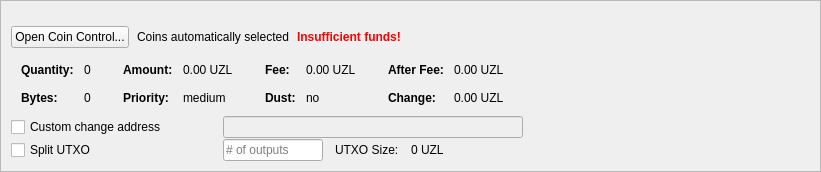
         <widget class="QFrame" name="frameCoinControl">
          <property name="sizePolicy">
           <sizepolicy hsizetype="Expanding" vsizetype="Expanding">
            <horstretch>0</horstretch>
            <verstretch>0</verstretch>
           </sizepolicy>
          </property>
          <property name="maximumSize">
           <size>
            <width>16777215</width>
            <height>16777215</height>
           </size>
          </property>
          <property name="frameShape">
           <enum>QFrame::StyledPanel</enum>
          </property>
          <property name="frameShadow">
           <enum>QFrame::Sunken</enum>
          </property>
          <layout class="QVBoxLayout" name="verticalLayoutCoinControl2">
           <property name="spacing">
            <number>0</number>
           </property>
           <property name="leftMargin">
            <number>0</number>
           </property>
           <property name="topMargin">
            <number>0</number>
           </property>
           <property name="rightMargin">
            <number>0</number>
           </property>
           <property name="bottomMargin">
            <number>0</number>
           </property>
           <item>
            <widget class="QFrame" name="frameCoinControl_BG">
             <layout class="QVBoxLayout" name="verticalLayoutCoinControl" stretch="0,0,0,0,0,0">
              <property name="spacing">
               <number>1</number>
              </property>
              <property name="leftMargin">
               <number>10</number>
              </property>
              <property name="topMargin">
               <number>10</number>
              </property>
              <item>
               <layout class="QHBoxLayout" name="horizontalLayoutCoinControl1">
                <property name="bottomMargin">
                 <number>15</number>
                </property>
                <item>
                 <layout class="QVBoxLayout" name="verticalLayout_3">
                  <property name="spacing">
                   <number>6</number>
                  </property>
                 </layout>
                </item>
               </layout>
              </item>
              <item>
               <layout class="QHBoxLayout" name="horizontalLayoutCoinControl2" stretch="0,0,0,0">
                <property name="spacing">
                 <number>8</number>
                </property>
                <property name="bottomMargin">
                 <number>10</number>
                </property>
                <item>
                 <widget class="QPushButton" name="pushButtonCoinControl">
                  <property name="sizePolicy">
                   <sizepolicy hsizetype="Minimum" vsizetype="Fixed">
                    <horstretch>0</horstretch>
                    <verstretch>0</verstretch>
                   </sizepolicy>
                  </property>
                  <property name="styleSheet">
                   <string notr="true"/>
                  </property>
                  <property name="text">
                   <string>Open Coin Control...</string>
                  </property>
                  <property name="autoDefault">
                   <bool>false</bool>
                  </property>
                 </widget>
                </item>
                <item>
                 <widget class="QLabel" name="labelCoinControlAutomaticallySelected">
                  <property name="text">
                   <string>Coins automatically selected</string>
                  </property>
                  <property name="margin">
                   <number>5</number>
                  </property>
                 </widget>
                </item>
                <item>
                 <widget class="QLabel" name="labelCoinControlInsuffFunds">
                  <property name="font">
                   <font>
                    <weight>75</weight>
                    <bold>true</bold>
                   </font>
                  </property>
                  <property name="styleSheet">
                   <string notr="true">color:red;font-weight:bold;</string>
                  </property>
                  <property name="text">
                   <string>Insufficient funds!</string>
                  </property>
                  <property name="margin">
                   <number>5</number>
                  </property>
                 </widget>
                </item>
                <item>
                 <spacer name="horizontalSpacerCoinControl">
                  <property name="orientation">
                   <enum>Qt::Horizontal</enum>
                  </property>
                  <property name="sizeHint" stdset="0">
                   <size>
                    <width>40</width>
                    <height>1</height>
                   </size>
                  </property>
                 </spacer>
                </item>
               </layout>
              </item>
              <item>
               <widget class="QWidget" name="widgetCoinControl" native="true">
                <property name="sizePolicy">
                 <sizepolicy hsizetype="Preferred" vsizetype="Preferred">
                  <horstretch>0</horstretch>
                  <verstretch>0</verstretch>
                 </sizepolicy>
                </property>
                <property name="minimumSize">
                 <size>
                  <width>0</width>
                  <height>0</height>
                 </size>
                </property>
                <property name="styleSheet">
                 <string notr="true"/>
                </property>
                <layout class="QHBoxLayout" name="horizontalLayoutCoinControl5">
                 <property name="leftMargin">
                  <number>0</number>
                 </property>
                 <property name="topMargin">
                  <number>0</number>
                 </property>
                 <property name="rightMargin">
                  <number>0</number>
                 </property>
                 <property name="bottomMargin">
                  <number>0</number>
                 </property>
                 <item>
                  <layout class="QHBoxLayout" name="horizontalLayoutCoinControl3" stretch="0,0,0,1">
                   <property name="spacing">
                    <number>20</number>
                   </property>
                   <property name="topMargin">
                    <number>0</number>
                   </property>
                   <property name="bottomMargin">
                    <number>10</number>
                   </property>
                   <item>
                    <layout class="QFormLayout" name="formLayoutCoinControl1">
                     <property name="horizontalSpacing">
                      <number>10</number>
                     </property>
                     <property name="verticalSpacing">
                      <number>14</number>
                     </property>
                     <property name="leftMargin">
                      <number>10</number>
                     </property>
                     <property name="topMargin">
                      <number>4</number>
                     </property>
                     <property name="rightMargin">
                      <number>6</number>
                     </property>
                     <item row="0" column="0">
                      <widget class="QLabel" name="labelCoinControlQuantityText">
                       <property name="font">
                        <font>
                         <weight>75</weight>
                         <bold>true</bold>
                        </font>
                       </property>
                       <property name="text">
                        <string>Quantity:</string>
                       </property>
                       <property name="margin">
                        <number>0</number>
                       </property>
                      </widget>
                     </item>
                     <item row="0" column="1">
                      <widget class="QLabel" name="labelCoinControlQuantity">
                       <property name="cursor">
                        <cursorShape>IBeamCursor</cursorShape>
                       </property>
                       <property name="contextMenuPolicy">
                        <enum>Qt::ActionsContextMenu</enum>
                       </property>
                       <property name="text">
                        <string notr="true">0</string>
                       </property>
                       <property name="margin">
                        <number>0</number>
                       </property>
                       <property name="textInteractionFlags">
                        <set>Qt::LinksAccessibleByMouse|Qt::TextSelectableByKeyboard|Qt::TextSelectableByMouse</set>
                       </property>
                      </widget>
                     </item>
                     <item row="1" column="0">
                      <widget class="QLabel" name="labelCoinControlBytesText">
                       <property name="font">
                        <font>
                         <weight>75</weight>
                         <bold>true</bold>
                        </font>
                       </property>
                       <property name="text">
                        <string>Bytes:</string>
                       </property>
                      </widget>
                     </item>
                     <item row="1" column="1">
                      <widget class="QLabel" name="labelCoinControlBytes">
                       <property name="cursor">
                        <cursorShape>IBeamCursor</cursorShape>
                       </property>
                       <property name="contextMenuPolicy">
                        <enum>Qt::ActionsContextMenu</enum>
                       </property>
                       <property name="text">
                        <string notr="true">0</string>
                       </property>
                       <property name="textInteractionFlags">
                        <set>Qt::LinksAccessibleByMouse|Qt::TextSelectableByKeyboard|Qt::TextSelectableByMouse</set>
                       </property>
                      </widget>
                     </item>
                    </layout>
                   </item>
                   <item>
                    <layout class="QFormLayout" name="formLayoutCoinControl2">
                     <property name="horizontalSpacing">
                      <number>10</number>
                     </property>
                     <property name="verticalSpacing">
                      <number>14</number>
                     </property>
                     <property name="leftMargin">
                      <number>6</number>
                     </property>
                     <property name="topMargin">
                      <number>4</number>
                     </property>
                     <property name="rightMargin">
                      <number>6</number>
                     </property>
                     <item row="0" column="0">
                      <widget class="QLabel" name="labelCoinControlAmountText">
                       <property name="font">
                        <font>
                         <weight>75</weight>
                         <bold>true</bold>
                        </font>
                       </property>
                       <property name="text">
                        <string>Amount:</string>
                       </property>
                       <property name="margin">
                        <number>0</number>
                       </property>
                      </widget>
                     </item>
                     <item row="0" column="1">
                      <widget class="QLabel" name="labelCoinControlAmount">
                       <property name="cursor">
                        <cursorShape>IBeamCursor</cursorShape>
                       </property>
                       <property name="contextMenuPolicy">
                        <enum>Qt::ActionsContextMenu</enum>
                       </property>
                       <property name="text">
                        <string notr="true">0.00 UZL</string>
                       </property>
                       <property name="textInteractionFlags">
                        <set>Qt::LinksAccessibleByMouse|Qt::TextSelectableByKeyboard|Qt::TextSelectableByMouse</set>
                       </property>
                      </widget>
                     </item>
                     <item row="1" column="0">
                      <widget class="QLabel" name="labelCoinControlPriorityText">
                       <property name="font">
                        <font>
                         <weight>75</weight>
                         <bold>true</bold>
                        </font>
                       </property>
                       <property name="text">
                        <string>Priority:</string>
                       </property>
                      </widget>
                     </item>
                     <item row="1" column="1">
                      <widget class="QLabel" name="labelCoinControlPriority">
                       <property name="cursor">
                        <cursorShape>IBeamCursor</cursorShape>
                       </property>
                       <property name="contextMenuPolicy">
                        <enum>Qt::ActionsContextMenu</enum>
                       </property>
                       <property name="text">
                        <string>medium</string>
                       </property>
                       <property name="textInteractionFlags">
                        <set>Qt::LinksAccessibleByMouse|Qt::TextSelectableByKeyboard|Qt::TextSelectableByMouse</set>
                       </property>
                      </widget>
                     </item>
                    </layout>
                   </item>
                   <item>
                    <layout class="QFormLayout" name="formLayoutCoinControl3">
                     <property name="horizontalSpacing">
                      <number>10</number>
                     </property>
                     <property name="verticalSpacing">
                      <number>14</number>
                     </property>
                     <property name="leftMargin">
                      <number>6</number>
                     </property>
                     <property name="topMargin">
                      <number>4</number>
                     </property>
                     <property name="rightMargin">
                      <number>6</number>
                     </property>
                     <item row="0" column="0">
                      <widget class="QLabel" name="labelCoinControlFeeText">
                       <property name="font">
                        <font>
                         <weight>75</weight>
                         <bold>true</bold>
                        </font>
                       </property>
                       <property name="text">
                        <string>Fee:</string>
                       </property>
                       <property name="margin">
                        <number>0</number>
                       </property>
                      </widget>
                     </item>
                     <item row="0" column="1">
                      <widget class="QLabel" name="labelCoinControlFee">
                       <property name="cursor">
                        <cursorShape>IBeamCursor</cursorShape>
                       </property>
                       <property name="contextMenuPolicy">
                        <enum>Qt::ActionsContextMenu</enum>
                       </property>
                       <property name="text">
                        <string notr="true">0.00 UZL</string>
                       </property>
                       <property name="textInteractionFlags">
                        <set>Qt::LinksAccessibleByMouse|Qt::TextSelectableByKeyboard|Qt::TextSelectableByMouse</set>
                       </property>
                      </widget>
                     </item>
                     <item row="1" column="0">
                      <widget class="QLabel" name="labelCoinControlLowOutputText">
                       <property name="font">
                        <font>
                         <weight>75</weight>
                         <bold>true</bold>
                        </font>
                       </property>
                       <property name="text">
                        <string>Dust:</string>
                       </property>
                      </widget>
                     </item>
                     <item row="1" column="1">
                      <widget class="QLabel" name="labelCoinControlLowOutput">
                       <property name="cursor">
                        <cursorShape>IBeamCursor</cursorShape>
                       </property>
                       <property name="contextMenuPolicy">
                        <enum>Qt::ActionsContextMenu</enum>
                       </property>
                       <property name="text">
                        <string>no</string>
                       </property>
                       <property name="textInteractionFlags">
                        <set>Qt::LinksAccessibleByMouse|Qt::TextSelectableByKeyboard|Qt::TextSelectableByMouse</set>
                       </property>
                      </widget>
                     </item>
                    </layout>
                   </item>
                   <item>
                    <layout class="QFormLayout" name="formLayoutCoinControl4">
                     <property name="horizontalSpacing">
                      <number>10</number>
                     </property>
                     <property name="verticalSpacing">
                      <number>14</number>
                     </property>
                     <property name="leftMargin">
                      <number>6</number>
                     </property>
                     <property name="topMargin">
                      <number>4</number>
                     </property>
                     <property name="rightMargin">
                      <number>6</number>
                     </property>
                     <item row="0" column="0">
                      <widget class="QLabel" name="labelCoinControlAfterFeeText">
                       <property name="font">
                        <font>
                         <weight>75</weight>
                         <bold>true</bold>
                        </font>
                       </property>
                       <property name="text">
                        <string>After Fee:</string>
                       </property>
                       <property name="margin">
                        <number>0</number>
                       </property>
                      </widget>
                     </item>
                     <item row="0" column="1">
                      <widget class="QLabel" name="labelCoinControlAfterFee">
                       <property name="cursor">
                        <cursorShape>IBeamCursor</cursorShape>
                       </property>
                       <property name="contextMenuPolicy">
                        <enum>Qt::ActionsContextMenu</enum>
                       </property>
                       <property name="text">
                        <string notr="true">0.00 UZL</string>
                       </property>
                       <property name="textInteractionFlags">
                        <set>Qt::LinksAccessibleByMouse|Qt::TextSelectableByKeyboard|Qt::TextSelectableByMouse</set>
                       </property>
                      </widget>
                     </item>
                     <item row="1" column="0">
                      <widget class="QLabel" name="labelCoinControlChangeText">
                       <property name="font">
                        <font>
                         <weight>75</weight>
                         <bold>true</bold>
                        </font>
                       </property>
                       <property name="text">
                        <string>Change:</string>
                       </property>
                      </widget>
                     </item>
                     <item row="1" column="1">
                      <widget class="QLabel" name="labelCoinControlChange">
                       <property name="cursor">
                        <cursorShape>IBeamCursor</cursorShape>
                       </property>
                       <property name="contextMenuPolicy">
                        <enum>Qt::ActionsContextMenu</enum>
                       </property>
                       <property name="text">
                        <string notr="true">0.00 UZL</string>
                       </property>
                       <property name="textInteractionFlags">
                        <set>Qt::LinksAccessibleByMouse|Qt::TextSelectableByKeyboard|Qt::TextSelectableByMouse</set>
                       </property>
                      </widget>
                     </item>
                    </layout>
                   </item>
                  </layout>
                 </item>
                </layout>
               </widget>
              </item>
              <item>
               <layout class="QHBoxLayout" name="horizontalLayoutCoinControl4">
                <property name="spacing">
                 <number>12</number>
                </property>
                <property name="sizeConstraint">
                 <enum>QLayout::SetDefaultConstraint</enum>
                </property>
                <property name="topMargin">
                 <number>0</number>
                </property>
                <property name="rightMargin">
                 <number>0</number>
                </property>
                <item>
                 <widget class="QCheckBox" name="checkBoxCoinControlChange">
                  <property name="sizePolicy">
                   <sizepolicy hsizetype="Preferred" vsizetype="Preferred">
                    <horstretch>0</horstretch>
                    <verstretch>0</verstretch>
                   </sizepolicy>
                  </property>
                  <property name="minimumSize">
                   <size>
                    <width>200</width>
                    <height>0</height>
                   </size>
                  </property>
                  <property name="maximumSize">
                   <size>
                    <width>200</width>
                    <height>16777215</height>
                   </size>
                  </property>
                  <property name="toolTip">
                   <string>If this is activated, but the change address is empty or invalid, change will be sent to a newly generated address.</string>
                  </property>
                  <property name="text">
                   <string>Custom change address</string>
                  </property>
                 </widget>
                </item>
                <item>
                 <widget class="QValidatedLineEdit" name="lineEditCoinControlChange">
                  <property name="enabled">
                   <bool>false</bool>
                  </property>
                  <property name="sizePolicy">
                   <sizepolicy hsizetype="Preferred" vsizetype="Preferred">
                    <horstretch>0</horstretch>
                    <verstretch>0</verstretch>
                   </sizepolicy>
                  </property>
                  <property name="minimumSize">
                   <size>
                    <width>300</width>
                    <height>0</height>
                   </size>
                  </property>
                 </widget>
                </item>
                <item>
                 <widget class="QLabel" name="labelCoinControlChangeLabel">
                  <property name="sizePolicy">
                   <sizepolicy hsizetype="Preferred" vsizetype="Preferred">
                    <horstretch>0</horstretch>
                    <verstretch>0</verstretch>
                   </sizepolicy>
                  </property>
                  <property name="minimumSize">
                   <size>
                    <width>100</width>
                    <height>0</height>
                   </size>
                  </property>
                  <property name="text">
                   <string/>
                  </property>
                  <property name="margin">
                   <number>3</number>
                  </property>
                 </widget>
                </item>
               </layout>
              </item>
              <item>
               <layout class="QHBoxLayout" name="horizontalLayoutCoinControl6">
                <property name="spacing">
                 <number>12</number>
                </property>
                <property name="rightMargin">
                 <number>0</number>
                </property>
                <item>
                 <widget class="QCheckBox" name="splitBlockCheckBox">
                  <property name="sizePolicy">
                   <sizepolicy hsizetype="Preferred" vsizetype="Preferred">
                    <horstretch>0</horstretch>
                    <verstretch>0</verstretch>
                   </sizepolicy>
                  </property>
                  <property name="minimumSize">
                   <size>
                    <width>200</width>
                    <height>0</height>
                   </size>
                  </property>
                  <property name="maximumSize">
                   <size>
                    <width>200</width>
                    <height>16777215</height>
                   </size>
                  </property>
                  <property name="text">
                   <string>Split UTXO</string>
                  </property>
                 </widget>
                </item>
                <item>
                 <widget class="QLineEdit" name="splitBlockLineEdit">
                  <property name="sizePolicy">
                   <sizepolicy hsizetype="Preferred" vsizetype="Preferred">
                    <horstretch>50</horstretch>
                    <verstretch>0</verstretch>
                   </sizepolicy>
                  </property>
                  <property name="minimumSize">
                   <size>
                    <width>100</width>
                    <height>0</height>
                   </size>
                  </property>
                  <property name="maximumSize">
                   <size>
                    <width>100</width>
                    <height>16777215</height>
                   </size>
                  </property>
                  <property name="placeholderText">
                   <string># of outputs</string>
                  </property>
                 </widget>
                </item>
                <item>
                 <widget class="QLabel" name="labelBlockSizeText">
                  <property name="text">
                   <string>UTXO Size:</string>
                  </property>
                 </widget>
                </item>
                <item>
                 <widget class="QLabel" name="labelBlockSize">
                  <property name="text">
                   <string>0 UZL</string>
                  </property>
                 </widget>
                </item>
                <item>
                 <spacer name="horizontalSpacer_7">
                  <property name="orientation">
                   <enum>Qt::Horizontal</enum>
                  </property>
                  <property name="sizeHint" stdset="0">
                   <size>
                    <width>40</width>
                    <height>20</height>
                   </size>
                  </property>
                 </spacer>
                </item>
               </layout>
              </item>
              <item>
               <spacer name="verticalSpacerCoinControl">
                <property name="orientation">
                 <enum>Qt::Vertical</enum>
                </property>
                <property name="sizeHint" stdset="0">
                 <size>
                  <width>800</width>
                  <height>1</height>
                 </size>
                </property>
               </spacer>
              </item>
             </layout>
            </widget>
           </item>
          </layout>
         </widget>
